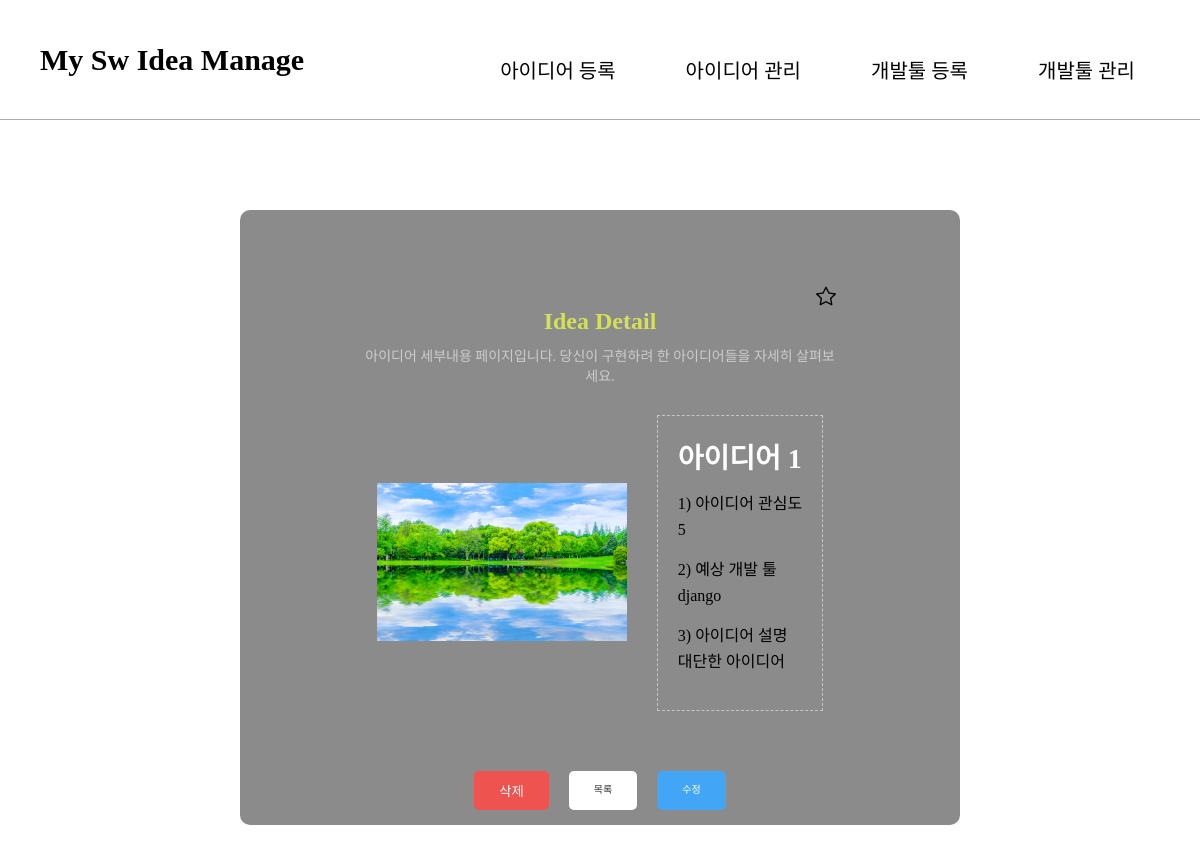
Page /detail/1/ on the committed database.
### idea/models.py (models this page shows)
class Idea(models.Model):
    title = models.CharField(max_length=30, default='empty_title')
    image = models.ImageField(upload_to='images/',null=True, blank=True)
    content = models.TextField(default='empty_content')
    interest = models.IntegerField(
        default=0,
        validators=[MinValueValidator(0),MaxValueValidator(5)]
    )
    zzim = models.BooleanField(default=False)
    devtool = models.ForeignKey('Devtool',related_name='ideas',on_delete=models.SET_NULL, null=True)

class Devtool(models.Model):
    name = models.CharField(max_length=30, default="empty_name")
    kind = models.CharField(max_length=30, default="empty_kind")
    content = models.TextField(default="empty_content")

### idea/views.py (the view, shortened to what this page needs)
# urls.py: path('detail/<int:pk>/',views.detail_page,name='detail'),
def detail_page(request,pk):
    idea = Idea.objects.get(id=pk)
    context = {
        'idea' : idea
    }
    if request.POST.get('button') == 'delete':
        idea.delete()
        print('del')
        return redirect('main')
    return render(request,'idea/detail_page.html',context)

### idea/templates/idea/detail_page.html (shortened to what this page needs)
{%extends 'idea/base.html'%}
{%load static%}
{%block head%}
    <link rel="stylesheet" href="{% static 'styles/detail_page.css' %}">
    <link rel="stylesheet" href="https://cdn.jsdelivr.net/npm/bootstrap-icons@1.13.1/font/bootstrap-icons.min.css">
{%endblock%}
{%block content%}
    <div class="idea_detail">
        <form method="POST">
            <button type="submit" name="zzim" value="{{ idea.id }}">
                {% if idea.zzim %}
                    <i class="bi bi-star-fill" style="color: gold;"></i>
                {% else %}
                    <i class="bi bi-star"></i>
                {% endif %}
            </button>
        </form>
        <h1>Idea Detail</h1>
        <h4>아이디어 세부내용 페이지입니다. 당신이 구현하려 한 아이디어들을 자세히 살펴보세요.</h4>
        <div id="boxbox">
            <div class="image_box">
                <img src="{{idea.image.url}}" alt="">
            </div>
            <div class="content_box">
                <h3 class="title">{{idea.title}}</h3>
                <p class="interest">1) 아이디어 관심도<br>{{idea.interest}}</p>
                <p class="devtool">2) 예상 개발 툴<br><a href="{%url 'tool_detail' idea.devtool.id%}">{{idea.devtool.name}}</a></p>
                <p class="">3) 아이디어 설명<br>{{idea.content}}</p>
            </div>
        </div>
    </div>
    <div id="button_box">
        <form method="POST">
            <button type="submit" name="button" value="delete">삭제</button>
        </form>
        <a href="{%url 'main'%}">목록</a>
        <a href="{%url 'modify' idea.id%}">수정</a>
    </div>
{%endblock%}

### static/styles/base.css (style rules this page uses)
html { margin-top: 160px; }

### static/styles/detail_page.css (style rules this page uses)
body { color: black; margin: 0; padding: 50px 0; display: flex; flex-direction: column; align-items: center; }
.idea_detail { margin:0 auto; padding: 40px; width: 80%; max-width: 900px; text-align: center; border-radius: 8px; }
.idea_detail form { width:100%; display: flex; justify-content: right; }
.idea_detail form button { padding:0; border:none; background-color: transparent; font-size: 20px; }
.idea_detail h1 { color: #d4e157; font-size: 24px; margin-bottom: 10px; }
.idea_detail h4 { font-size: 14px; font-weight: normal; color: #ccc; margin-bottom: 30px; }
#boxbox { display: flex; align-items: center; justify-content: center; }
.image_box, .content_box { display: inline-block; vertical-align: middle; }
.image_box, .content_box a { margin:0; padding:0; }
.image_box img { width: 250px; height: auto; margin-right: 30px; }
.content_box { text-align: left; border: 1px dashed rgba(255, 255, 255, 0.5); padding: 20px; }
.content_box .title { font-size: 28px; margin-bottom: 15px; color: #fff; }
.content_box p { font-size: 16px; line-height: 1.6; margin-bottom: 15px; }
#button_box { display: flex; justify-content: center; gap:20px; }
#button_box button { border:none; background-color: #ef5350; color: white; }
#button_box a { background-color: white; color: #333; }
#button_box a:nth-child(3) { background-color: #42a5f5; color: white; }
form, a { display: inline-block; margin-top: 20px; }
button, a { padding: 10px 25px; border-radius: 5px; text-decoration: none; }

### rows in the picture
Idea: image (picture), title "아이디어 1", interest "5", devtool.name "django", content "대단한 아이디어"
